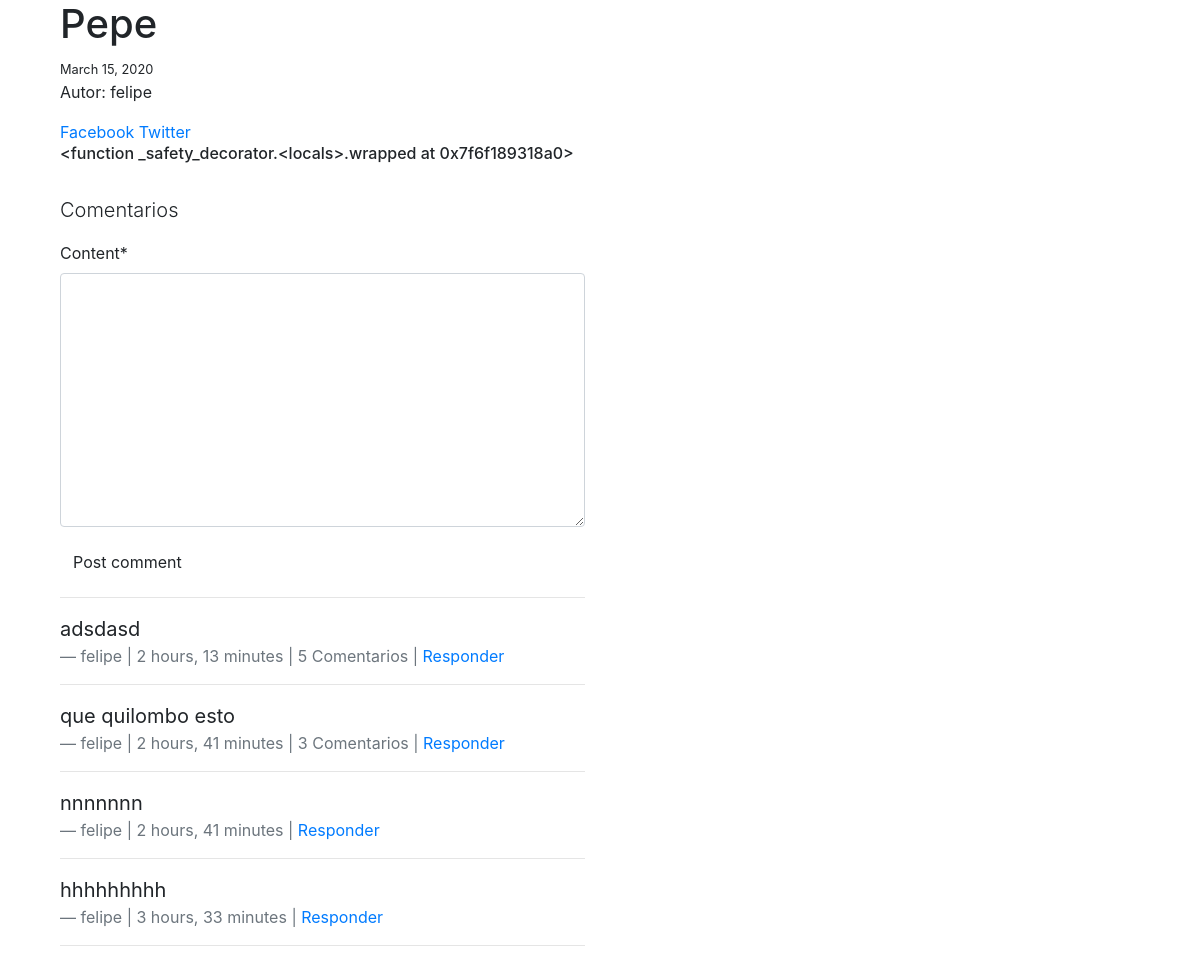
Page /posts/2/ (signed in) on the committed database.
### blog_app/models.py (models this page shows, shortened)
class Post(models.Model):
    user = models.ForeignKey(settings.AUTH_USER_MODEL, default=1, on_delete=models.CASCADE)
    title = models.CharField(blank=True, max_length=120, null=True)
    slug = models.SlugField(unique=True)
    img = models.ImageField(upload_to=upload_location,
                            blank=True,
                            null=True,
                            height_field="height_field",
                            width_field="width_field")
    height_field = models.IntegerField(default=0)
    width_field = models.IntegerField(default=0)
    content = models.TextField(null=True)
    draft = models.BooleanField(default=False)
    publish = models.DateField(auto_now_add=False)
    update = models.DateTimeField(auto_now_add=True)
    timestamp = models.DateTimeField(auto_now_add=True)
    objects = PostManager()
    class Meta:
        verbose_name = 'post'
        verbose_name_plural = 'Posts'
        ordering = ["-id", "-timestamp", "-update"]
    def get_markdown(self):
        content = self.content
        return mark_safe(markdown(content))
    @property
    def get_content_type(self):
        instance = self
        content_type = ContentType.objects.get_for_model(instance.__class__).model
        return content_type

### comments_app/models.py (models this page shows, shortened)
class Comment(models.Model):
    user = models.ForeignKey(settings.AUTH_USER_MODEL, default=1, on_delete=models.CASCADE)
    content_type = models.ForeignKey(ContentType, on_delete=models.CASCADE)
    object_id = models.PositiveIntegerField()
    content_object = GenericForeignKey('content_type', 'object_id')
    parent = models.ForeignKey('self', null=True, blank=True, on_delete=models.CASCADE)
    content = models.TextField()
    timestamp = models.DateTimeField(auto_now_add=True)
    objects = CommentManager()
    class Meta:
        ordering = ['-timestamp']
    def children(self):
        return Comment.objects.filter(parent=self)

### blog_app/views.py (the view, shortened to what this page needs)
# urls.py: path('<id>/', post_detail, name='detail'),
def post_detail(request, id):
    instance = get_object_or_404(Post, id=id)
    share_string = quote(instance.content)
    initial_data = {
        "content_type": instance.get_content_type,
        "object_id": instance.id
            }
    comment_form = CommentForm(request.POST or None, initial=initial_data)
    comments = Comment.objects.filter_by_instance(instance)
    context = {
        "title": instance.title,
        "obj": instance,
        "share_string": share_string,
        "comments": comments,
        "comment_form": comment_form
    }
    return render(request, "post_detail.html", context)

### comments_app/forms.py
class CommentForm(forms.Form):
    content_type = forms.CharField(widget=forms.HiddenInput)
    object_id = forms.IntegerField(widget=forms.HiddenInput)
    content = forms.CharField(widget=forms.Textarea)

### blog_app/templatetags/urlify.py (called while the page is built)
@register.filter
def urlify(value):
    return quote(value)

### comments_app/models.py (called while the page is built)
    def filter_by_instance(self, instance):
        content_type = ContentType.objects.get_for_model(instance.__class__)
        obj_id = instance.id
        qs = super(CommentManager, self).filter(content_type=content_type, object_id=obj_id).filter(parent=None)
        return qs

### templates/post_detail.html (shortened to what this page needs)
{% extends "_base.html" %}
{% load urlify %}
{% load crispy_forms_tags %}
{% load markdown_deux_tags %}
{% block content %}
<div class="col-sm-6 col-sm-offset-3">
  <h1 class="">{{ title }} </h1>{% if obj.draft %} <span class="">DRAFT</span> {% endif %}
    <small>{{ obj.publish }} </small>
<p class="">Autor: {{ obj.user }}
</p>
<a href="https://www.facebook.com/sharer/sharer.php?u={{ request.build_absolute_uri }}">
  Facebook
</a>
<a href="https://twitter.com/home?status={{ instance.content|urlify  }}%20{{ request.build_absolute_uri }}">
  Twitter
</a>
<div class="row">
<div class="col-sm-12">
<h6 class="post-detail-item"> {{ obj.get_markdown }}   </h6><br>
<div class="">
  <p class="lead">Comentarios</p>
  <form method="POST" action="." class="">
    {{ comment_form|crispy }}
    <input type="submit" value='Post comment' class="btn btn-default">
  </form>
  <hr/>
  {% for com in comments  %}
  <blockquote class="blockquote">
    <p class="mb-0">{{ com.content}}</p>
    <footer class="blockquote-footer">{{ com.user }} | {{ com.timestamp|timesince }}
      | {% if com.children.count > 0 %}{{ com.children.count }} Comentarios | {% endif %}
       <a href="#" class="com-reply-btn">Responder</a>
    </footer>
  </blockquote>
<hr>
  {% endfor %}
</div>
</div>
</div>
</div>
{% endblock content %}

### rows in the picture
Post: title "Pepe", publish "March 15, 2020", user "felipe", get_markdown "<function _safety_decorator.<locals>.wrapped at 0x7f6f189318a0>"
Comment: content "adsdasd", user "felipe", timestamp "2 hours, 13 minutes", children.count "5"
Comment: content "que quilombo esto", user "felipe", timestamp "2 hours, 41 minutes", children.count "3"
Comment: content "nnnnnnn", user "felipe", timestamp "2 hours, 41 minutes"
Comment: content "hhhhhhhhh", user "felipe", timestamp "3 hours, 33 minutes"
